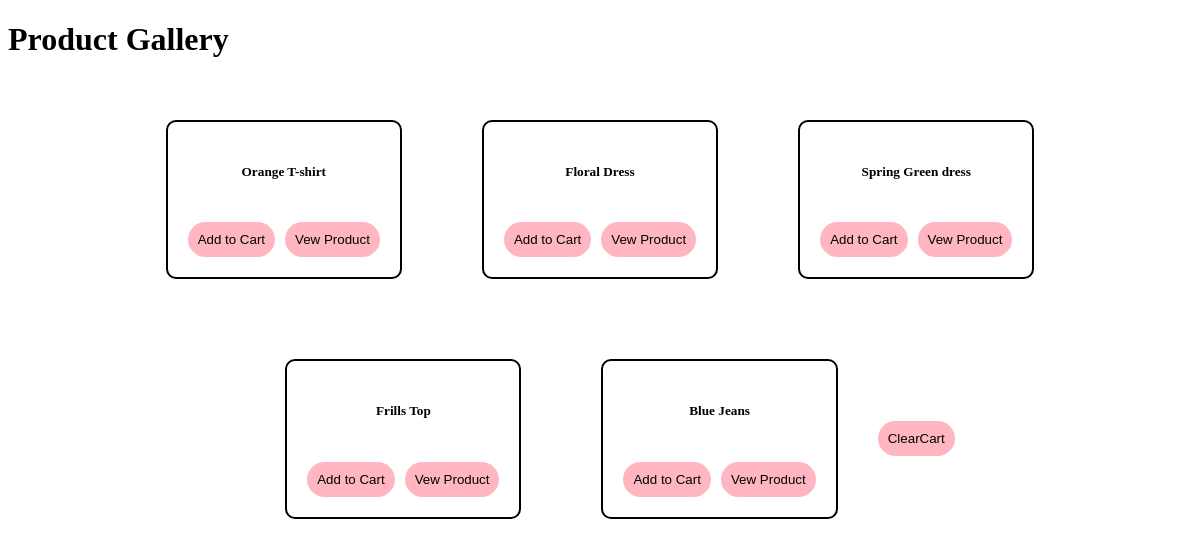
Page /cart/ on the committed database.
### SharedCart/models.py (models this page shows, shortened)
class Product(models.Model):
	product_id=models.IntegerField(default=0)
	product_name=models.CharField(max_length=50)
	price=models.IntegerField(default=0)
	image=models.ImageField(upload_to="images")

### SharedCart/views.py (the view)
# urls.py: path('', view=views.index, name="index"),
def index(request):
	products=Product.objects.all()
	return render(request,"cart.html",{'product':products})

### SharedCart/templates/cart.html (shortened to what this page needs)
<!DOCTYPE html>
<html>
<head>
</head>
<body>
  <h1>	Product Gallery</h1>
  <div class="procuct_container">
  	{%for i in product%}
  	<div class="card">
  		<h5 id="namepr{{i.product_id}}">{{i.product_name}}</h5>
  		<div class="buttons">
  		<div id="divpr{{i.id}}" class="divpr">
  			<button id= 'pr{{i.product_id}}' class="cart">Add to Cart</button>
  		</div>
  		<div class="view">
  			<button>Vew Product</button>
  		</div>
  		</div>
  	</div>
  	{% endfor%}
  	<button class="clear">ClearCart</button>
  </div>
</body>
</html>

### SharedCart/templates/cart.html (style rules this page uses)
.procuct_container { display: flex; flex-wrap: wrap; justify-content: center; align-items: center; }
.card { border:2px black solid; border-radius: 10px; width: auto; padding:20px; display: flex; justify-content: center; flex-direction: column; align-items: center; margin:40px; }
.buttons { display: flex; flex-direction: row; justify-content: center; align-items: center; margin-top:20px; }
.view { margin-left: 10px; }
button { background-color: #FFB6C1; padding: 10px; border-radius: 20px; outline: none; border:none ; cursor:pointer; }

### rows in the picture
Product: product_name "Orange T-shirt"
Product: product_name "Floral Dress"
Product: product_name "Spring Green dress"
Product: product_name "Frills Top"
Product: product_name "Blue Jeans"
